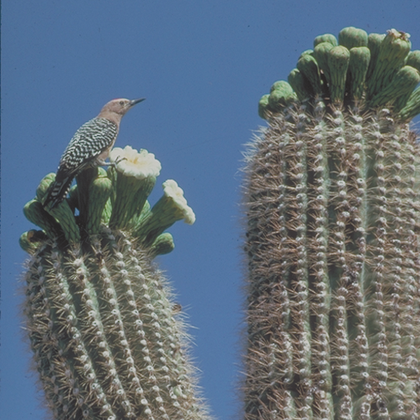
%> input picture final_pro/cactus.png, 420 x 420 px, shrunk from 512 x 512 before the run
$ octave makeop.m   (GNU Octave 9; MATLAB toolbox functions it lacks are replaced by stand-ins)
%> lines starting %> are read from the running program, lines starting %| are printed output that depends on the picture; long printed decimals are rounded
### final_pro/member.m
function [UX,Fh]=member(xmax,xavg,p)
s1=0;s2=0;x=0;
s10=(((xmax-x).^4).*p(x+1));
s20=(((xmax-x).^2).*p(x+1));
for x=1:1:255
    s1=s1+(((xmax-x).^4).*p(x+1));
    s2=s2+(((xmax-x).^2).*p(x+1));
end
s1=s1+s10;
s2=s2+s20;
Fh=sqrt(s1/(2*s2));
%UX(1)=exp(((xmax-xavg)^2)/(2*Fh^2));
% Fh=115.66;
for x=1:1:256
    UX(x)=exp(-(xmax-x)^2/(2*Fh^2));
end

### final_pro/cal_max_min_gamma.m
function [maxi,mini] = cal_max_min_gamma( amin,amax,bmin,bmax)
%UNTITLED2 Summary of this function goes here
%   Detailed explanation goes here
res(1)=-log2(abs((amin^-1)-(2^-bmin)));
res(2)=-log2(abs((amax^-1)-(2^-bmin)));
res(3)=-log2(abs((amin^-1)-(2^-bmax)));
res(4)=-log2(abs((amax^-1)-(2^-bmax)));
maxi=max(res(:));
mini=min(res(:));

end

### final_pro/CostFunction.m
function [ J] = CostFunction( data,hist,ma )
%UNTITLED Summary of this function goes here
%   Detailed explanation goes here
alpha=data(1);
beta=data(2);
gamma=data(3);
delta=data(4);
fh=data(5);
L=256;
X=0:1:255;
P=hist;
value=(sum(X.*P)/(sum(P)))*1/L;
a=L*(1-value);
a=double(a);
xmax=ma;
for i=1:1:256;
    if i<a;
        UX0(i)=0;
    else
        UX0(i)=(i-a)/(L-a);
    end
end

nUX0=max(UX0(:))*((UX0/max(UX0(:))).^delta);
for i=1:1:256;
    if (nUX0(i)>0);
        xx(i)=a+nUX0(i).*(L-a);
    else
        xx(i)=0;
    end
end

for x=1:1:256
    UX1(x)=exp(-(xmax-x)^2/(2*fh^2));
end
for i=1:1:256
    if UX1(i)<0.5
        UXx1(i)=alpha*(UX1(i)^beta);
    else
        UXx1(i)=1-alpha*((1-UX1(i))^gamma);
    end
end
val=2.*log(UXx1).*(fh^2);
xx1=abs(xmax-sqrt(abs(val)));
for k=1:1:L
    if (k<=a);
        new(k)=xx1(k);
    else
        new(k)=xx(k);
    end
end
new=new/sum(new(:));
L=256;
lamda=.567;
g=1/L;
s1=(P-new).^2;
s2=(new-g).^2;
J=sum(s1(:))+lamda*sum(s2(:));

end

### final_pro/imageQualityIndex.m
function [quality, quality_map] = imageQualityIndex (img1, img2, block_size)
%========================================================================
% * Note: img_qi is renamed as imageQualityIndex
%
%Copyright (c) 2001 The University of Texas at Austin
%All Rights Reserved.
%
%Author  : Zhou Wang
%Version : 1.0
%
%The authors are with the Laboratory for Image and Video Engineering
%(LIVE), Department of Electrical and Computer Engineering, The
%University of Texas at Austin, Austin, TX.
%
%Kindly report any suggestions or corrections to zwang@ece.utexas.edu
%
%Acknowledgement:
%The author would like to thank Mr. Umesh Rajashekar, the Matlab master
%in our lab, for spending his precious time and giving his kind help
%on writing this program. Without his help, this program would not
%achieve its current efficiency.
%
%========================================================================
%
%This is an efficient implementation of the algorithm for calculating
%the universal image quality index proposed by Zhou Wang and Alan C.
%Bovik. Please refer to the paper "A Universal Image Quality Index"
%by Zhou Wang and Alan C. Bovik, published in IEEE Signal Processing
%Letters, 2001. In order to run this function, you must have Matlab's
%Image Processing Toobox.
%
%Input : an original image and a test image of the same size
%Output: (1) an overall quality index of the test image, with a value
%            range of [-1, 1].
%        (2) a quality map of the test image. The map has a smaller
%            size than the input images. The actual size is
%            img_size - BLOCK_SIZE + 1.
%
%Usage:
%
%1. Load the original and the test images into two matrices
%   (say img1 and img2)
%
%2. Run this function in one of the two ways:
%
%   % Choice 1 (suggested):
%   [qi qi_map] = img_qi(img1, img2);
%
%   % Choice 2:
%   [qi qi_map] = img_qi(img1, img2, BLOCK_SIZE);
%
%   The default BLOCK_SIZE is 8 (Choice 1). Otherwise, you can specify
%   it by yourself (Choice 2).
%
%3. See the results:
%
%   qi                    %Gives the over quality index.
%   imshow((qi_map+1)/2)  %Shows the quality map as an image.
%
%========================================================================

if (nargin == 1 | nargin > 3)
   quality = -Inf;
   quality_map = -1*ones(size(img1));
   return;
end

if (size(img1) ~= size(img2))
   quality = -Inf;
   quality_map = -1*ones(size(img1));
   return;
end

if (nargin == 2)  % sliding window, B by B
   block_size = 8;
end

N = block_size.^2;
sum2_filter = ones(block_size);

img1_sq   = img1.*img1;
img2_sq   = img2.*img2;
img12 = img1.*img2;

img1_sum   = filter2(sum2_filter, img1, 'valid');
img2_sum   = filter2(sum2_filter, img2, 'valid');
img1_sq_sum = filter2(sum2_filter, img1_sq, 'valid');
img2_sq_sum = filter2(sum2_filter, img2_sq, 'valid');
img12_sum = filter2(sum2_filter, img12, 'valid');

img12_sum_mul = img1_sum.*img2_sum;
img12_sq_sum_mul = img1_sum.*img1_sum + img2_sum.*img2_sum;
numerator = 4*(N*img12_sum - img12_sum_mul).*img12_sum_mul;
denominator1 = N*(img1_sq_sum + img2_sq_sum) - img12_sq_sum_mul;
denominator = denominator1.*img12_sq_sum_mul;

quality_map = ones(size(denominator));
index = (denominator1 == 0) & (img12_sq_sum_mul ~= 0);
quality_map(index) = 2*img12_sum_mul(index)./img12_sq_sum_mul(index);
index = (denominator ~= 0);
quality_map(index) = numerator(index)./denominator(index);

quality = mean2(quality_map);

### final_pro/makeop.m


clc;
clear;
close all;

%% Problem Definition

%CostFunction=@(x) Sphere(x);    % Cost Function
RGB=imread('cactus.png');
%> RGB is the input picture: size 420x420x3 uint8; mean R, G, B 96.7, 110.4, 122.4
HSV=rgb2hsv(RGB);
%> HSV: size 420x420x3 double; mean H, S, V 0.384, 0.269, 0.508
H=HSV;
V=HSV(:,:,3);
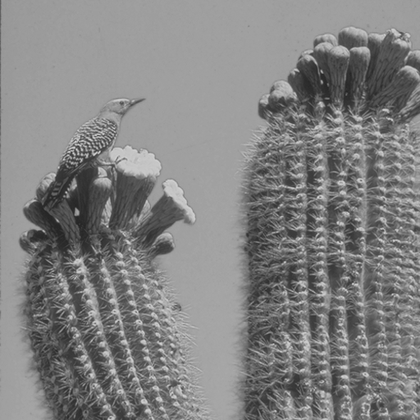
%> V: size 420x420 double; min 0.141, max 0.835, mean 0.508
V=im2uint8(V);
%> V: size 420x420 uint8
[row,col]=size(V);
%> row = 420; col = 420
tot=row*col;
%> tot = 176400
hist=(imhist(V)/tot)';
%> hist = 256 values, max 0.0757 at index 160, min 0 at index 1, mean 0.00391
xmax=double(max(max(V)));
%> xmax = 213
xavg=double(mean(mean(V)));
%> xavg = 129.6
[u21,Fh_min]=member(xmax,xavg,hist);
%> in member, `s10=(((xmax-x).^4).*p(x+1));`: s10 = 0
%> the loop in member, `for x=1:1:255` made 255 passes
%> (s1, s2) on passes 1 to 3: (0, 0), (0, 0), (0, 0)
%> after the loop in member, `for x=1:1:255`: s1 = 116807982; s2 = 8296.7
%> in member, `Fh=sqrt(s1/(2*s2));`: Fh = 83.9
%> after the loop in member, `for x=1:1:256`: UX = 256 values, max 1 at index 213, min 0.0411 at index 1, mean 0.569
%> u21 has the same summary as UX in member; Fh_min = 83.9

nVar=5;            % Number of Decision Variables

VarSize=[1 nVar];   % Decision Variables Matrix Size

VarMin=[0.79 0.81 0 0.5 Fh_min];          % Lower Bound of Decision Variables
%> VarMin = [0.79 0.81 0 0.5 83.9]
VarMax=[0.99 1.06 0 1.5 Fh_min+30];
%> VarMax = [0.99 1.06 0 1.5 113.9]
[ma,mi]=cal_max_min_gamma(VarMin(1),VarMax(1),VarMin(2),VarMax(2));
%> in cal_max_min_gamma, `maxi=max(res(:));`: maxi = 1.19
%> in cal_max_min_gamma, `mini=min(res(:));`: mini = 0.347
%> ma = 1.19; mi = 0.347
VarMin(3)=mi;
VarMax(3)=ma;
% Upper Bound of Decision Variables

%% DE Parameters

MaxIt=10;      % Maximum Number of Iterations

nPop=100;        % Population Size

beta_min=0.37;   % Lower Bound of Scaling Factor
beta_max=0.98;   % Upper Bound of Scaling Factor

pCR=0.2;        % Crossover Probability

%% Initialization

empty_individual.Position=[];
empty_individual.Cost=[];
BestSol.Cost=inf;

pop=repmat(empty_individual,nPop,1);

for i=1:nPop

    pop(i).Position(1)=unifrnd(VarMin(1),VarMax(1),1);
    pop(i).Position(2)=unifrnd(VarMin(2),VarMax(2),1);
    pop(i).Position(3)=-log2(abs((pop(i).Position(1)^-1)-(2^-pop(i).Position(2))));
    pop(i).Position(4)=unifrnd(VarMin(4),VarMax(4),1);
    pop(i).Position(5)=unifrnd(VarMin(5),VarMax(5),1);
    pop(i).Cost=CostFunction(pop(i).Position,hist,xmax);

    if pop(i).Cost<BestSol.Cost
        BestSol=pop(i);
    end

end
%> this loop made 100 passes
%> (alpha in CostFunction, beta in CostFunction, gamma in CostFunction, delta in CostFunction, fh in CostFunction, J in CostFunction) on passes 1 to 12: (0.959, 0.999, 0.882, 0.921, 91.67, 0.0198), (0.892, 0.911, 0.764, 1.28, 93, 0.0198), (0.885, 0.956, 0.704, 1.41, 99.04, 0.02), (0.846, 0.999, 0.554, 1.12, 91.42, 0.0202), (0.972, 1.06, 0.868, 1.31, 111, 0.0201), (0.852, 0.992, 0.576, 1.4, 104.4, 0.0203), (0.884, 0.835, 0.811, 0.934, 102.2, 0.0197), (0.973, 1.05, 0.874, 0.977, 109.9, 0.02), (0.842, 1.01, 0.532, 1.05, 84.32, 0.0201), (0.934, 0.91, 0.893, 1.32, 103.9, 0.0198), (0.79, 0.933, 0.431, 1.37, 91.22, 0.0202), (0.855, 1.03, 0.558, 0.691, 100.9, 0.0201)
%> (alpha in CostFunction, beta in CostFunction, gamma in CostFunction, delta in CostFunction, fh in CostFunction) on pass 56: (0.87, 0.98, 0.64, 0.816, 90.31)

BestCost=zeros(MaxIt,1);

%% DE Main Loop

for it=1:MaxIt

    for i=1:nPop

        x=pop(i).Position;

        A=randperm(nPop);

        A(A==i)=[];

        a=A(1);
        b=A(2);
        c=A(3);

        % Mutation
        %beta=unifrnd(beta_min,beta_max);
        beta=unifrnd(beta_min,beta_max,VarSize);
        y=pop(a).Position+beta.*(pop(b).Position-pop(c).Position);
        y = max(y, VarMin);
		y = min(y, VarMax);

        % Crossover
        z=zeros(size(x));
        j0=randi([1 numel(x)]);
        for j=1:numel(x)
            if j==j0 || rand<=pCR
                z(j)=y(j);
            else
                z(j)=x(j);
            end
        end

        NewSol.Position=z;
        NewSol.Cost=CostFunction(NewSol.Position,hist,xmax);

        if NewSol.Cost<pop(i).Cost
            pop(i)=NewSol;

            if pop(i).Cost<BestSol.Cost
               BestSol=pop(i);
            end
        end

    end

    % Update Best Cost
    BestCost(it)=BestSol.Cost;

    % Show Iteration Information
    disp(['Iteration ' num2str(it) ': Best Cost = ' num2str(BestCost(it))]);

end
%> this loop made 10 passes
%| Iteration 1: Best Cost = 0.01908
%| Iteration 2: Best Cost = 0.01908
%| Iteration 3: Best Cost = 0.01908
%| Iteration 4: Best Cost = 0.01908
%| Iteration 5: Best Cost = 0.01908
%| Iteration 6: Best Cost = 0.01906
%| Iteration 7: Best Cost = 0.01906
%| Iteration 8: Best Cost = 0.01906
%> (further printed lines are left out)

% [8 lines of commented-out code are left out]


datas=BestSol.Position;
alpha=datas(1);
beta=datas(2);
gamma=datas(3);
delta=datas(4);
fh=datas(5);
L=256;
x=1:1:256;
%RGB=imread('gg.png');
HSV=rgb2hsv(RGB);
H=HSV;
V=HSV(:,:,3);
X=0:1:255;
V=im2uint8(V);
[row,col]=size(V);
tot=row*col;
P=imhist(V)/tot;
P=P';
value=(sum(X.*P)/(sum(P)))*1/L;
a=L*(1-value);
a=double(a);
xmax=double(max(max(V)));
xavg=double(mean(mean(V)));
for i=1:1:256;
    if i<a;
        UX0(i)=0;
    else
        UX0(i)=(i-a)/(L-a);
    end
end

nUX0=max(UX0(:))*((UX0/max(UX0(:))).^delta);
for i=1:1:256;
    if (nUX0(i)~=0)
        xx(i)=a+nUX0(i).*(L-a);
    else
        xx(i)=0;
    end
end

for x=1:1:256
    UX1(x)=exp(-(xmax-x)^2/(2*fh^2));
end

for i=1:1:256
    if UX1(i)<0.5
        UXx1(i)=alpha*(UX1(i)^beta);
    else
        UXx1(i)=1-alpha*((1-UX1(i))^gamma);
    end
end
val2=2*log(UXx1)*(fh^2);
xx1=abs(xmax-sqrt(abs(val2)));

for k=1:1:L
    if (k<=a);
        new(k)=xx1(k);
    else
        new(k)=xx(k);
    end
end
new=new/255;
[m,n]=size(V);
for i=1:1:m;
    for j=1:1:n;
        k=V(i,j);
        Vv(i,j)=new(k+1);
    end
end
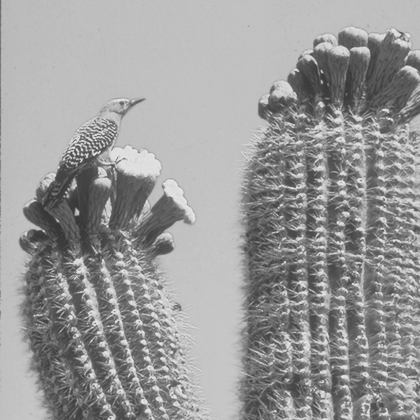
%> Vv: size 420x420 double; min 0.211, max 0.914, mean 0.603

% [6 lines of commented-out code are left out]

HSV(:,:,3)=Vv;
%> HSV: size 420x420x3 double; mean H, S, V 0.384, 0.269, 0.603
% HSV(:,:,2)=ss;
I1=hsv2rgb(HSV);
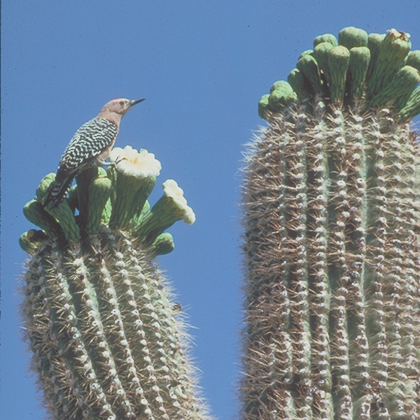
%> I1: size 420x420x3 double; mean R, G, B 0.448, 0.513, 0.571
 figure,
 %imhist(Vv)
 imshow(I1);
 title('modified with proposed technique');
 %V=mat2gray(double(V));
 figure,imshow(RGB);
 title('original');

 HSV1=rgb2hsv(RGB);
 HSV2=rgb2hsv(I1);
%> HSV2: size 420x420x3 double; mean H, S, V 0.384, 0.269, 0.603
 Q1=imageQualityIndex(HSV1(:,:,3),HSV2(:,:,3));
%> in imageQualityIndex, `img12 = img1.*img2;`:
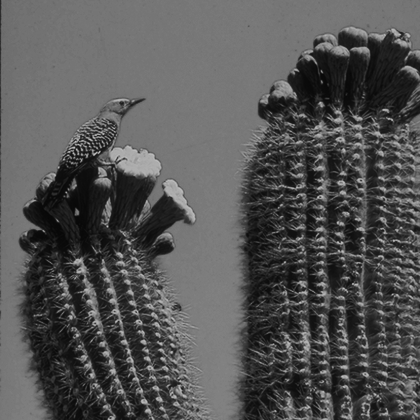
%> img12: size 420x420 double; min 0.0298, max 0.763, mean 0.332
%> in imageQualityIndex, `img2_sq_sum = filter2(sum2_filter, img2_sq, 'valid');`:
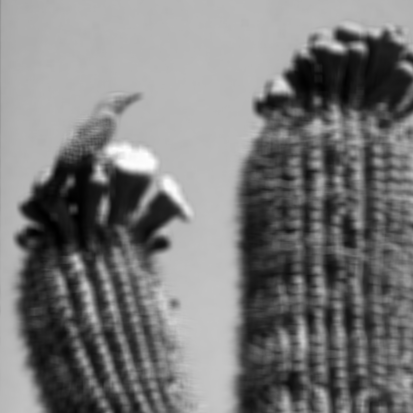
%> img2_sq_sum: size 413x413 double; min 3.43, max 49.18, mean 25.2; drawn with min black and max white
%> in imageQualityIndex, `denominator1 = N*(img1_sq_sum + img2_sq_sum) - img12_sq_sum_mul;`:
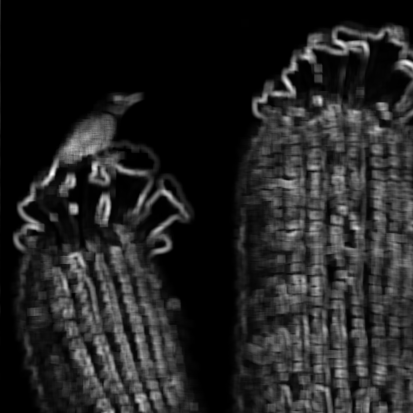
%> denominator1: size 413x413 double; min 0.0277, max 411.3, mean 56.2; drawn with min black and max white
%> in imageQualityIndex, `index = (denominator1 == 0) & (img12_sq_sum_mul ~= 0);`: index: size 413x413 logical; every value is 0
%> in imageQualityIndex, `quality_map(index) = 2*img12_sum_mul(index)./img12_sq_sum_mul(index);`: quality_map: size 413x413 double; every value is 1
%> in imageQualityIndex, `index = (denominator ~= 0);`: index: size 413x413 logical; every value is 1
%> in imageQualityIndex, `quality_map(index) = numerator(index)./denominator(index);`:
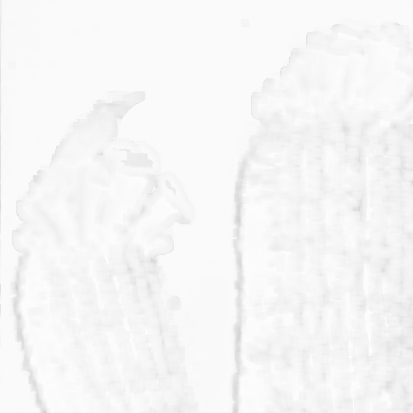
%> quality_map: size 413x413 double; min 0.816, max 0.993, mean 0.968
 %eme_old=eme(HSV1(:,:,3),5);
 %eme_new=eme(HSV2(:,:,3),5);

$ run again, with final_pro/gg.png copied over final_pro/cactus.png
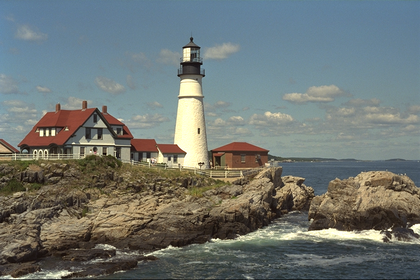
%> input picture final_pro/gg.png, 420 x 280 px, shrunk from 768 x 512 before the run
%> RGB is the input picture: size 280x420x3 uint8; mean R, G, B 111.6, 118, 114.6
%> `V=HSV(:,:,3);`:
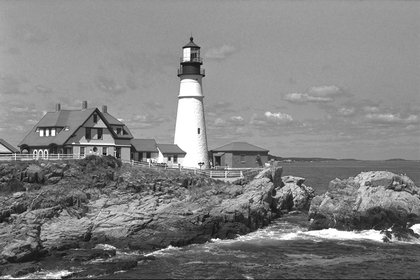
%> V: size 280x420 double; min 0.0196, max 1, mean 0.509
%> hist = 256 values, max 0.0428 at index 154, min 0 at index 1, mean 0.00391
%> `xmax=double(max(max(V)));`: xmax = 255
%> xavg = 129.8
%> s10 = 0
%> the loop in member, `for x=1:1:255` made 255 passes
%> (s1, s2) on passes 1 to 3: (0, 0), (0, 0), (0, 0)
%> after the loop in member, `for x=1:1:255`: s1 = 445011909.9; s2 = 17576.9
%> Fh = 112.5
%> after the loop in member, `for x=1:1:256`: UX = 256 values, max 1 at index 255, min 0.0782 at index 1, mean 0.544
%> u21 has the same summary as UX in member; Fh_min = 112.5
%> VarMin = [0.79 0.81 0 0.5 112.5]
%> VarMax = [0.99 1.06 0 1.5 142.5]
%> maxi = 1.19
%> mini = 0.347
%> ma = 1.19; mi = 0.347
%> the loop `for i=1:nPop` made 100 passes
%> (alpha in CostFunction, gamma in CostFunction, delta in CostFunction, fh in CostFunction, J in CostFunction) on passes 1 to 8: (0.959, 0.882, 0.921, 120.3, 0.0145), (0.892, 0.764, 1.28, 121.6, 0.0145), (0.885, 0.704, 1.41, 127.7, 0.0147), (0.846, 0.554, 1.12, 120, 0.0149), (0.972, 0.868, 1.31, 139.6, 0.0148), (0.852, 0.576, 1.4, 133, 0.015), (0.884, 0.811, 0.934, 130.8, 0.0143), (0.973, 0.874, 0.977, 138.5, 0.0147)
%> the loop `for it=1:MaxIt` made 10 passes
%| Iteration 1: Best Cost = 0.01368
%| Iteration 2: Best Cost = 0.01368
%| Iteration 3: Best Cost = 0.01368
%| Iteration 4: Best Cost = 0.01368
%| Iteration 5: Best Cost = 0.01367
%> (further printed lines are left out)
%> HSV2: size 280x420x3 double; mean H, S, V 0.348, 0.259, 0.611
%> in imageQualityIndex, `quality_map(index) = numerator(index)./denominator(index);`:
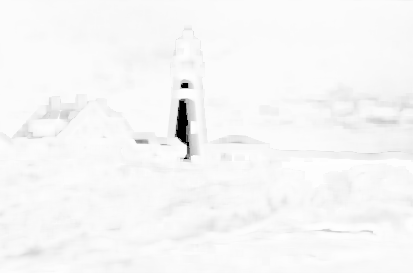
%> quality_map: size 273x413 double; min -1.88e-09, max 0.994, mean 0.963; drawn with min black and max white
